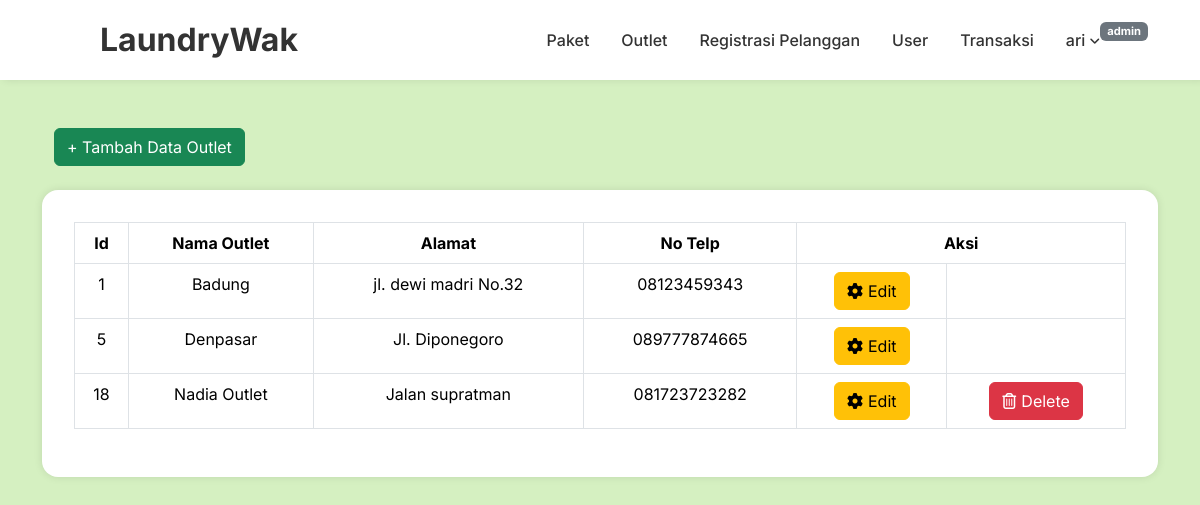
The app's page /dashboard/dashboard.php?page=outlet (signed in) with its own data.
### tables this page shows
CREATE TABLE `tb_outlet` (
  `id` int(11) NOT NULL,
  `nama` varchar(100) NOT NULL,
  `alamat` text NOT NULL,
  `tlp` varchar(15) NOT NULL
);

### view/view_outlet.php (the view, shortened to what this page needs)
<div class="container mt-4">
    <div class="container d-flex">
        <div class="nigga">
            <a class="btn btn-success" href="dashboard.php?page=tambah_outlet">+ Tambah Data Outlet</a>
        </div>
    </div>
    <div class="container mt-4">
        <table class="table table-bordered">
            <tr style="text-align: center;">
                <th href="dashboard.php">Id</th>
                <th>Nama Outlet</th>
                <th>Alamat</th>
                <th>No Telp</th>
                <th colspan="2" style="width: 100px">Aksi</th>
            </tr>
            <?php
            include "../koneksi.php";
            $query = mysqli_query($koneksi, "SELECT * FROM tb_outlet");
            while($baris = mysqli_fetch_assoc($query)){
            ?>
            <tr style="text-align: center;">
                <td><?= $baris['id']; ?></td>
                <td><?= $baris['nama']; ?></td>
                <td><?= $baris['alamat']; ?></td>
                <td><?= $baris['tlp']; ?></td>
                <td>
                    <a class="btn btn-warning" onclick="return confirm('apakah ingin mengedit data outlet?')" href="dashboard.php?page=edit_outlet&id=<?= $baris['id'];?>"><i class="fa-solid fa-gear" style="margin-right: 5px;"></i>Edit</a>
                </td>
                <?php
                $id = $baris['id'];
                $hide_delete1 = mysqli_fetch_row(mysqli_query($koneksi, "SELECT COUNT(*) as total FROM tb_outlet INNER JOIN tb_user ON tb_outlet.id=tb_user.id_outlet WHERE tb_outlet.id='$id'"));
                $hide_delete2 = mysqli_fetch_row(mysqli_query($koneksi, "SELECT COUNT(*) as total FROM tb_outlet INNER JOIN tb_paket ON tb_outlet.id=tb_paket.id_outlet WHERE tb_outlet.id='$id'"));
                $hide_delete3 = mysqli_fetch_row(mysqli_query($koneksi, "SELECT COUNT(*) as total FROM tb_outlet INNER JOIN tb_transaksi ON tb_outlet.id=tb_transaksi.id_outlet WHERE tb_outlet.id='$id'"));
                if($hide_delete1[0]=='0' && $hide_delete2[0]=='0' && $hide_delete3[0]=='0'){
                ?>
                <td>
                    <a class="btn btn-danger" onclick="return confirm('apakah ingin menghapus data outlet?')" href="../delete/delete_outlet.php?id=<?=$baris['id']?>"><i class="fa-regular fa-trash-can" style="margin-right: 5px;"></i>Delete</a>
                </td>
                <?php
                }else{
                    echo "<td></td>";
                }
                ?>
            </tr>
            <?php
            }
            ?>
        </table>
    </div>
</div>

### dashboard/style.css (style rules this page uses)
* { margin: 0; padding: 0; box-sizing: border-box; font-family: "Inter", sans-serif; }
*, *::after, *::before { box-sizing: border-box; }
body { margin: 0; padding: 0; min-height: 100vh; background-color: #D5F0C1 !important; background-size: cover; background-position: center; isolation: isolate; position: relative; }
div:has(> table) { font-family: "Inter", sans-serif; width: 100%; background-color: white !important; padding-block: 2rem; padding-inline: 2rem !important; border-radius: 1rem; box-shadow: 0 0 .5rem 0 rgb(0 0 0 / .1); display: flex; gap: 1rem; flex-direction: column; align-items: start; }
table { margin: 0; }
table :is(.tr, td, th, thead, tbody) { background-color: transparent !important; }
body { font-family: Arial, sans-serif; margin: 0; background-color: #f0f0f0; }

### dashboard/dashboard.php (style rules this page uses)
body { font-family: Arial, sans-serif; margin: 0; padding: 0; }

### records on screen
tb_outlet: id "1", nama "Badung", alamat "jl. dewi madri No.32", tlp "08123459343"
tb_outlet: id "5", nama "Denpasar", alamat "Jl. Diponegoro", tlp "089777874665"
tb_outlet: id "18", nama "Nadia Outlet", alamat "Jalan supratman", tlp "081723723282"

### other values on screen
$_SESSION['username'] "ari"
$_SESSION['level'] "admin"
